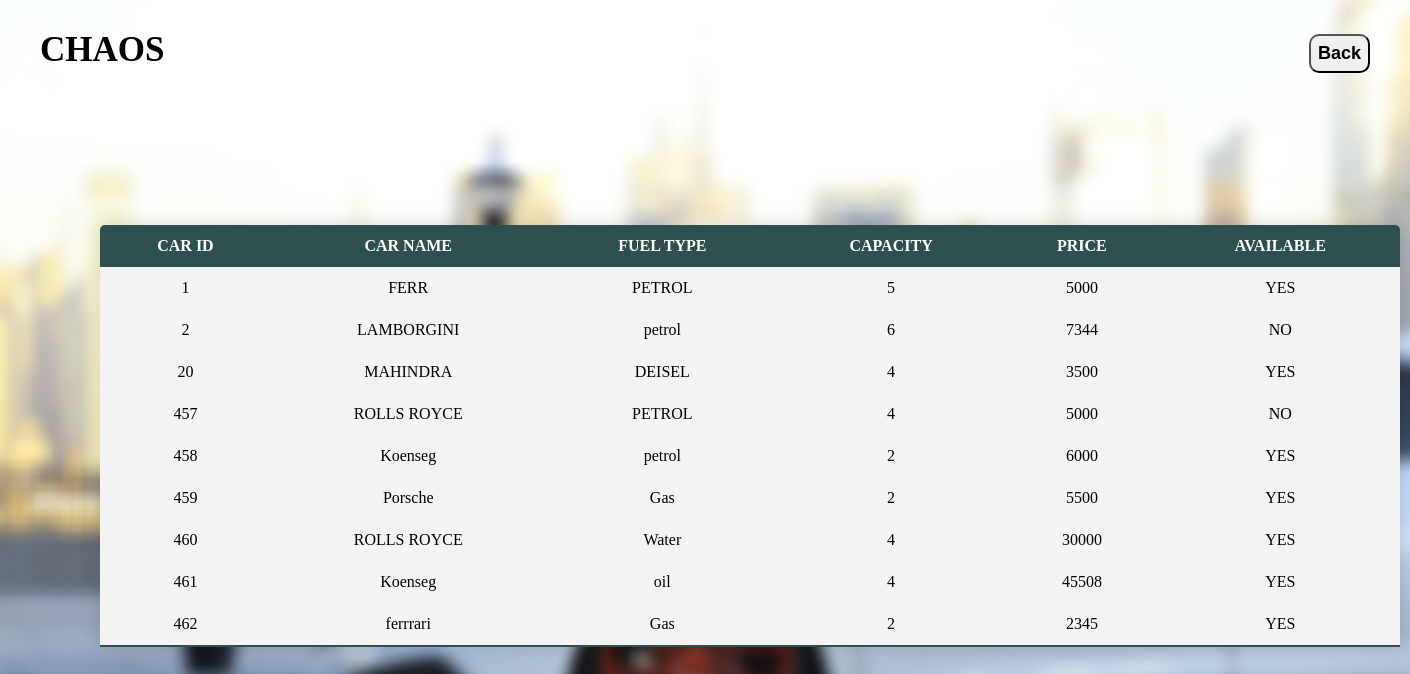
The page /adminCars.php on the database its author committed.
### tables this page shows
CREATE TABLE `cars` (
  `CAR_ID` int(11) NOT NULL,
  `CAR_NAME` varchar(255) NOT NULL,
  `FUEL_TYPE` varchar(255) NOT NULL,
  `CAPACITY` int(11) NOT NULL,
  `PRICE` int(11) NOT NULL,
  `CAR_IMG` varchar(255) NOT NULL,
  `AVAILABLE` varchar(255) NOT NULL
);

### adminCars.php (the view, shortened to what this page needs)
<!DOCTYPE html>
<html lang="en">
<head>
</head>
<body>
<?php
require_once('connection.php');
$query="SELECT *from cars";
$queryy=mysqli_query($conn,$query);
?>
<div class="hai">
        <div class="navbar">
            <div class="icon">
                <h2 class="logo">CHAOS</h2>
                <button class="back"><a href="adminpage.php">Back</a></button>
            </div>
         </div>
         </div>
        <div>
            <div>
                <div>
                    <table class="content-table">
                <thead>
                    <tr>
                        <th>CAR ID</th>
                        <th>CAR NAME</th>
                        <th>FUEL TYPE</th>
                        <th>CAPACITY</th>
                        <th>PRICE</th>
                        <th>AVAILABLE</th>
                    </tr>
                </thead>
                <tbody>
                <?php
                while($res=mysqli_fetch_array($queryy)){
                ?>
                <tr  class="active-row">
                    <td><?php echo $res['CAR_ID'];?></php></td>
                    <td><?php echo $res['CAR_NAME'];?></php></td>
                    <td><?php echo $res['FUEL_TYPE'];?></php></td>
                    <td><?php echo $res['CAPACITY'];?></php></td>
                    <td><?php echo $res['PRICE'];?></php></td>
                    <td><?php
                    if($res['AVAILABLE']=='Y')
                    {
                        echo 'YES';
                    }
                    else{
                        echo 'NO';
                    }
                    ?></php></td>
                </tr>
               <?php } ?>
                </tbody>
                </table>
                </div>
            </div>
        </div>
</body>
</html>

### adminCars.php (style rules this page uses)
html, body { margin: 0; padding: 0; height: 100%; background: linear-gradient(to top, rgba(0, 0, 0, 0)50%, rgba(0, 0, 0, 0)50%), url("images/ablur.jpg"); background-position: center; background-size: cover; }
* { margin: 0; padding: 0; }
.hai { width: 100%; background: linear-gradient(to top, rgba(0,0,0,0)50%, rgba(0,0,0,0)50%); background-position: center; background-size: cover; height: 25vh; animation: infiniteScrollBg 50s linear infinite; }
.navbar { width: 1200px; height: 75px; margin-left: 40px; }
.icon { width: 200px; float: left; height: 65px; }
.logo { color: black; font-size: 35px; font-family: fantasy; float: left; padding-left: 0px; padding-top: 30px; }
.content-table { border-collapse: collapse; font-size: 1em; min-width: 400px; border-radius: 5px 5px 0 0; overflow: hidden; box-shadow:0 0 20px rgba(0,0,0,0.15); margin-left : 100px ; margin-top: 25px; width: 1300px; height: 300px; }
.content-table thead tr { background-color: darkslategrey; color: white; text-align: center; }
.content-table th, .content-table td { padding: 12px 15px; }
.content-table tbody tr { background-color: #f3f3f3; text-align:center; }
.content-table tbody tr:last-of-type { border-bottom: 2px solid darkslategrey; }
.back { top: 34px; right: 40px; font-size: 18px; border-radius: 10px; cursor: pointer; color: white; transition: 0.4s ease; position: fixed; padding: 7px; }
.back a { text-decoration: none; color: black; font-weight: bold; }

### rows shown on the page
cars: CAR_ID "1", CAR_NAME "FERR", FUEL_TYPE "PETROL", CAPACITY "5", PRICE "5000", AVAILABLE "YES"
cars: CAR_ID "2", CAR_NAME "LAMBORGINI", FUEL_TYPE "petrol", CAPACITY "6", PRICE "7344", AVAILABLE "NO"
cars: CAR_ID "20", CAR_NAME "MAHINDRA", FUEL_TYPE "DEISEL", CAPACITY "4", PRICE "3500", AVAILABLE "YES"
cars: CAR_ID "457", CAR_NAME "ROLLS ROYCE", FUEL_TYPE "PETROL", CAPACITY "4", PRICE "5000", AVAILABLE "NO"
cars: CAR_ID "458", CAR_NAME "Koenseg", FUEL_TYPE "petrol", CAPACITY "2", PRICE "6000", AVAILABLE "YES"
cars: CAR_ID "459", CAR_NAME "Porsche", FUEL_TYPE "Gas", CAPACITY "2", PRICE "5500", AVAILABLE "YES"
cars: CAR_ID "460", CAR_NAME "ROLLS ROYCE", FUEL_TYPE "Water", CAPACITY "4", PRICE "30000", AVAILABLE "YES"
cars: CAR_ID "461", CAR_NAME "Koenseg", FUEL_TYPE "oil", CAPACITY "4", PRICE "45508", AVAILABLE "YES"
cars: CAR_ID "462", CAR_NAME "ferrrari", FUEL_TYPE "Gas", CAPACITY "2", PRICE "2345", AVAILABLE "YES"
